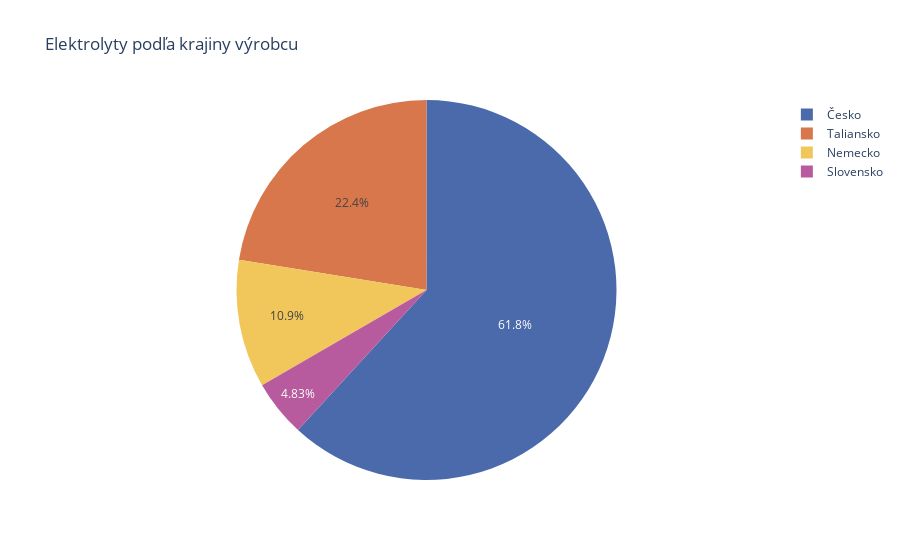

Source (notebook cell):
### Code cell
elektrolyty_staty = elektrolyty.groupby('STAT_popis').sum().reset_index()
fig = px.pie(elektrolyty_staty, names='STAT_popis', values='Počet_balení', title='Elektrolyty podľa krajiny výrobcu', color_discrete_sequence=[modra,oranzova,zlta,ruzova])
fig.show()

### Figure 1 — Plotly figure (JSON) as saved in the notebook; plotly's stock layout.template omitted (floating-point values rounded to 4 significant figures)
{"data": [{"domain": {"x": [0, 1], "y": [0, 1]}, "hovertemplate": "STAT_popis=%{label}<br>Počet_balení=%{value}<extra></extra>", "labels": ["Nemecko", "Slovensko", "Taliansko", "Česko"], "legendgroup": "", "name": "", "showlegend": true, "type": "pie", "values": [581300.0, 257400.0, 1197000.0, 3296000.0]}], "layout": {"legend": {"tracegroupgap": 0}, "piecolorway": ["#4B6AAB", "#D8764C", "#F1C75B", "#B75B9E"], "title": {"text": "Elektrolyty podľa krajiny výrobcu"}}}
